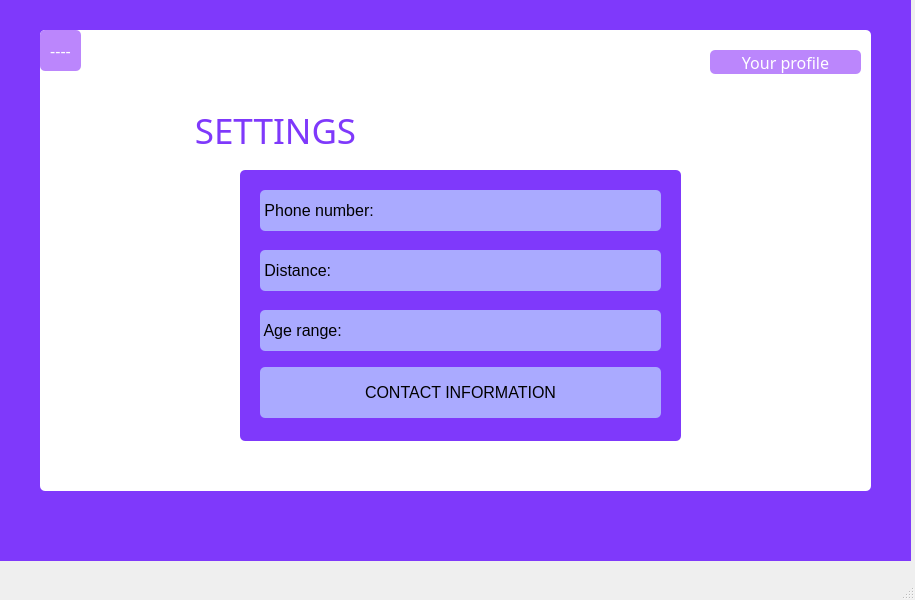
<?xml version="1.0" encoding="UTF-8"?>
<ui version="4.0">
 <class>MainWindow</class>
 <widget class="QMainWindow" name="MainWindow">
  <property name="geometry">
   <rect>
    <x>0</x>
    <y>0</y>
    <width>915</width>
    <height>600</height>
   </rect>
  </property>
  <property name="windowTitle">
   <string>MainWindow</string>
  </property>
  <widget class="QWidget" name="centralwidget">
   <widget class="QWidget" name="widget" native="true">
    <property name="geometry">
     <rect>
      <x>0</x>
      <y>0</y>
      <width>911</width>
      <height>561</height>
     </rect>
    </property>
    <property name="styleSheet">
     <string notr="true">background-color: rgb(127, 57, 251);</string>
    </property>
    <widget class="QFrame" name="frame">
     <property name="geometry">
      <rect>
       <x>40</x>
       <y>30</y>
       <width>831</width>
       <height>461</height>
      </rect>
     </property>
     <property name="styleSheet">
      <string notr="true">background-color: rgb(255, 255, 255);
border-radius: 5px;</string>
     </property>
     <property name="frameShape">
      <enum>QFrame::StyledPanel</enum>
     </property>
     <property name="frameShadow">
      <enum>QFrame::Raised</enum>
     </property>
     <widget class="QLabel" name="label">
      <property name="geometry">
       <rect>
        <x>140</x>
        <y>70</y>
        <width>191</width>
        <height>61</height>
       </rect>
      </property>
      <property name="font">
       <font>
        <family>Bahnschrift</family>
        <pointsize>26</pointsize>
       </font>
      </property>
      <property name="styleSheet">
       <string notr="true">color: qlineargradient(spread:pad, x1:0, y1:0, x2:0, y2:1, stop:0 rgba(255, 255, 255, 255), stop:0.495 rgba(255, 255, 255, 255), stop:0.505 rgba(255, 0, 0, 255), stop:1 rgba(255, 0, 0, 255));

color: rgb(127, 57, 251);</string>
      </property>
      <property name="text">
       <string>SETTINGS</string>
      </property>
      <property name="alignment">
       <set>Qt::AlignCenter</set>
      </property>
     </widget>
     <widget class="QFrame" name="frame_2">
      <property name="geometry">
       <rect>
        <x>200</x>
        <y>140</y>
        <width>441</width>
        <height>271</height>
       </rect>
      </property>
      <property name="autoFillBackground">
       <bool>false</bool>
      </property>
      <property name="styleSheet">
       <string notr="true">background-color: rgb(127, 57, 251);</string>
      </property>
      <property name="frameShape">
       <enum>QFrame::StyledPanel</enum>
      </property>
      <property name="frameShadow">
       <enum>QFrame::Raised</enum>
      </property>
      <widget class="QLineEdit" name="lineEdit">
       <property name="geometry">
        <rect>
         <x>180</x>
         <y>20</y>
         <width>241</width>
         <height>41</height>
        </rect>
       </property>
       <property name="font">
        <font>
         <pointsize>12</pointsize>
        </font>
       </property>
       <property name="styleSheet">
        <string notr="true">background-color: rgb(170, 170, 255);</string>
       </property>
      </widget>
      <widget class="QLabel" name="label_3">
       <property name="geometry">
        <rect>
         <x>20</x>
         <y>20</y>
         <width>171</width>
         <height>41</height>
        </rect>
       </property>
       <property name="font">
        <font>
         <pointsize>12</pointsize>
        </font>
       </property>
       <property name="styleSheet">
        <string notr="true">background-color: rgb(170, 170, 255);</string>
       </property>
       <property name="text">
        <string> Phone number:</string>
       </property>
      </widget>
      <widget class="QLabel" name="label_4">
       <property name="geometry">
        <rect>
         <x>20</x>
         <y>140</y>
         <width>171</width>
         <height>41</height>
        </rect>
       </property>
       <property name="font">
        <font>
         <pointsize>12</pointsize>
        </font>
       </property>
       <property name="styleSheet">
        <string notr="true">background-color: rgb(170, 170, 255);</string>
       </property>
       <property name="text">
        <string> Age range:</string>
       </property>
      </widget>
      <widget class="QLabel" name="label_5">
       <property name="geometry">
        <rect>
         <x>20</x>
         <y>80</y>
         <width>171</width>
         <height>41</height>
        </rect>
       </property>
       <property name="font">
        <font>
         <pointsize>12</pointsize>
        </font>
       </property>
       <property name="styleSheet">
        <string notr="true">background-color: rgb(170, 170, 255);</string>
       </property>
       <property name="text">
        <string> Distance:</string>
       </property>
      </widget>
      <widget class="QLineEdit" name="lineEdit_3">
       <property name="geometry">
        <rect>
         <x>180</x>
         <y>80</y>
         <width>241</width>
         <height>41</height>
        </rect>
       </property>
       <property name="font">
        <font>
         <pointsize>12</pointsize>
        </font>
       </property>
       <property name="styleSheet">
        <string notr="true">background-color: rgb(170, 170, 255);</string>
       </property>
      </widget>
      <widget class="QLineEdit" name="lineEdit_4">
       <property name="geometry">
        <rect>
         <x>180</x>
         <y>140</y>
         <width>241</width>
         <height>41</height>
        </rect>
       </property>
       <property name="font">
        <font>
         <pointsize>12</pointsize>
        </font>
       </property>
       <property name="styleSheet">
        <string notr="true">background-color: rgb(170, 170, 255);</string>
       </property>
      </widget>
      <widget class="QPushButton" name="contact_info">
       <property name="geometry">
        <rect>
         <x>20</x>
         <y>197</y>
         <width>401</width>
         <height>51</height>
        </rect>
       </property>
       <property name="font">
        <font>
         <pointsize>12</pointsize>
        </font>
       </property>
       <property name="styleSheet">
        <string notr="true">background-color: rgb(170, 170, 255);</string>
       </property>
       <property name="text">
        <string>CONTACT INFORMATION</string>
       </property>
      </widget>
      <zorder>label_3</zorder>
      <zorder>label_4</zorder>
      <zorder>label_5</zorder>
      <zorder>contact_info</zorder>
      <zorder>lineEdit</zorder>
      <zorder>lineEdit_3</zorder>
      <zorder>lineEdit_4</zorder>
     </widget>
     <widget class="QPushButton" name="opciones">
      <property name="geometry">
       <rect>
        <x>0</x>
        <y>0</y>
        <width>41</width>
        <height>41</height>
       </rect>
      </property>
      <property name="font">
       <font>
        <family>Bahnschrift SemiLight</family>
        <pointsize>12</pointsize>
        <weight>50</weight>
        <italic>false</italic>
        <bold>false</bold>
       </font>
      </property>
      <property name="styleSheet">
       <string notr="true">font: 63 16pt &quot;Bahnschrift SemiBold SemiConden&quot;;
font: 16pt &quot;Bahnschrift SemiLight Condensed&quot;;
font: 25 16pt &quot;Bahnschrift Light SemiCondensed&quot;;
font: 25 16pt &quot;Bahnschrift Light SemiCondensed&quot;;
font: 12pt &quot;Bahnschrift SemiLight&quot;;
color: white;
border-radius: 5px;
background-color: rgb(187, 134, 252);</string>
      </property>
      <property name="text">
       <string>----</string>
      </property>
     </widget>
     <widget class="QPushButton" name="perfil">
      <property name="geometry">
       <rect>
        <x>670</x>
        <y>20</y>
        <width>151</width>
        <height>24</height>
       </rect>
      </property>
      <property name="font">
       <font>
        <family>Bahnschrift SemiLight</family>
        <pointsize>12</pointsize>
        <weight>50</weight>
        <italic>false</italic>
        <bold>false</bold>
       </font>
      </property>
      <property name="styleSheet">
       <string notr="true">font: 63 16pt &quot;Bahnschrift SemiBold SemiConden&quot;;
font: 16pt &quot;Bahnschrift SemiLight Condensed&quot;;
font: 25 16pt &quot;Bahnschrift Light SemiCondensed&quot;;
font: 25 16pt &quot;Bahnschrift Light SemiCondensed&quot;;
font: 12pt &quot;Bahnschrift SemiLight&quot;;
color: white;
border-radius: 5px;
background-color: rgb(187, 134, 252);</string>
      </property>
      <property name="text">
       <string>Your profile</string>
      </property>
     </widget>
    </widget>
   </widget>
  </widget>
  <widget class="QMenuBar" name="menubar">
   <property name="geometry">
    <rect>
     <x>0</x>
     <y>0</y>
     <width>915</width>
     <height>26</height>
    </rect>
   </property>
  </widget>
  <widget class="QStatusBar" name="statusbar"/>
 </widget>
 <resources/>
 <connections/>
</ui>
